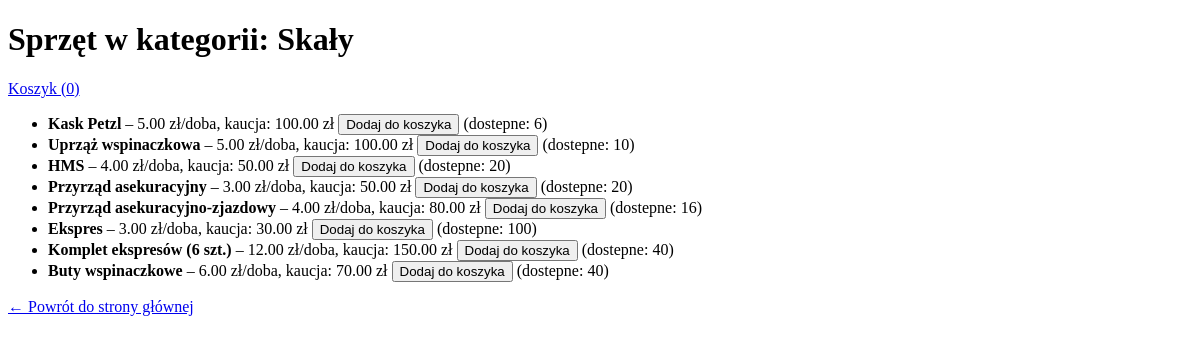
Page /category/2/ (signed in) on the earlier database version.
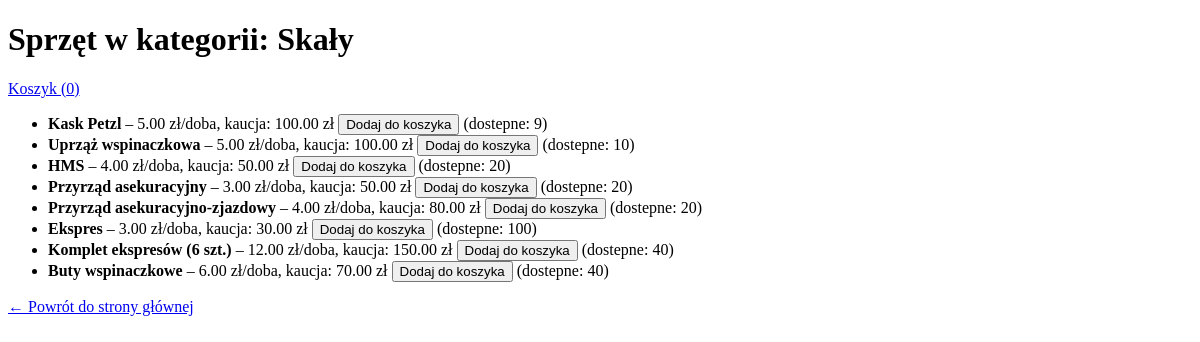
Same page on the later database version.
### rentals/models.py (models this page shows, shortened)
class Equipment(models.Model):
    name = models.CharField(max_length=200)
    category = models.ForeignKey(Category, on_delete=models.CASCADE)
    description = models.TextField(blank=True)
    quantity = models.PositiveIntegerField()
    price_per_day = models.DecimalField(max_digits=5, decimal_places=2)
    deposit = models.DecimalField(max_digits=5, decimal_places=2)

### rentals/views.py (the view)
# urls.py: path('category/<int:category_id>/', views.category_detail, name='category_detail'),
def category_detail(request, category_id):
    category = get_object_or_404(Category, pk=category_id)
    try:
        cart = Cart.objects.get(user=request.user, is_active=True)
    except Cart.DoesNotExist:
        return redirect('select_dates')
    start_date = cart.start_date
    end_date = cart.end_date
    available_equipment = []
    for equipment in Equipment.objects.filter(category=category):
        already_reserved = (
            CartItem.objects.filter(
                equipment=equipment,
                cart__start_date__lte=end_date,
                cart__end_date__gte=start_date,
                cart__is_active=True
            )
            .aggregate(total=Sum('quantity'))['total'] or 0
        )
        left = equipment.quantity - already_reserved
        if left > 0:
            available_equipment.append({
                'equipment': equipment,
                'available': left,
            })
    context = {
        'category': category,
        'equipment_list': available_equipment,
        'cart': cart,
    }
    return render(request, 'rentals/category_detail.html', context)

### rentals/context_processors.py (called while the page is built)
def cart_count(request):
    count = 0
    if request.user.is_authenticated:
        cart = Cart.objects.filter(user=request.user, is_active=True).first()
        if cart:
            count = CartItem.objects.filter(cart=cart).count()
    return {'cart_count': count}

### rentals/templates/rentals/category_detail.html (shortened to what this page needs)
<!DOCTYPE html>
<html lang="en">
<head>
</head>
<body>
    <h1>Sprzęt w kategorii: {{ category.name }}</h1>
    <a href="{% url 'cart' %}">Koszyk ({{ cart_count }})</a>
    <ul>
        {% for item in equipment_list %}
            <li>
                <strong>{{ item.equipment.name }}</strong>
                – {{ item.equipment.price_per_day }} zł/doba, kaucja: {{ item.equipment.deposit }} zł
                        <form action="{% url 'add_to_cart' item.equipment.pk %}" method="post" style="display:inline;">
                            <button type="submit">Dodaj do koszyka</button>
                        </form>
                (dostepne: {{ item.available }})
            </li>
        {% empty %}
            <li>Brak sprzętu w tej kategorii.</li>
        {% endfor %}
    </ul>
    <a href="{% url 'home' %}">← Powrót do strony głównej</a>
</body>
</html>

Differences in the rows shown:
changed Equipment "Kask Petzl": available "6" → "9"
changed Equipment "Przyrząd asekuracyjno-zjazdowy": available "16" → "20"
